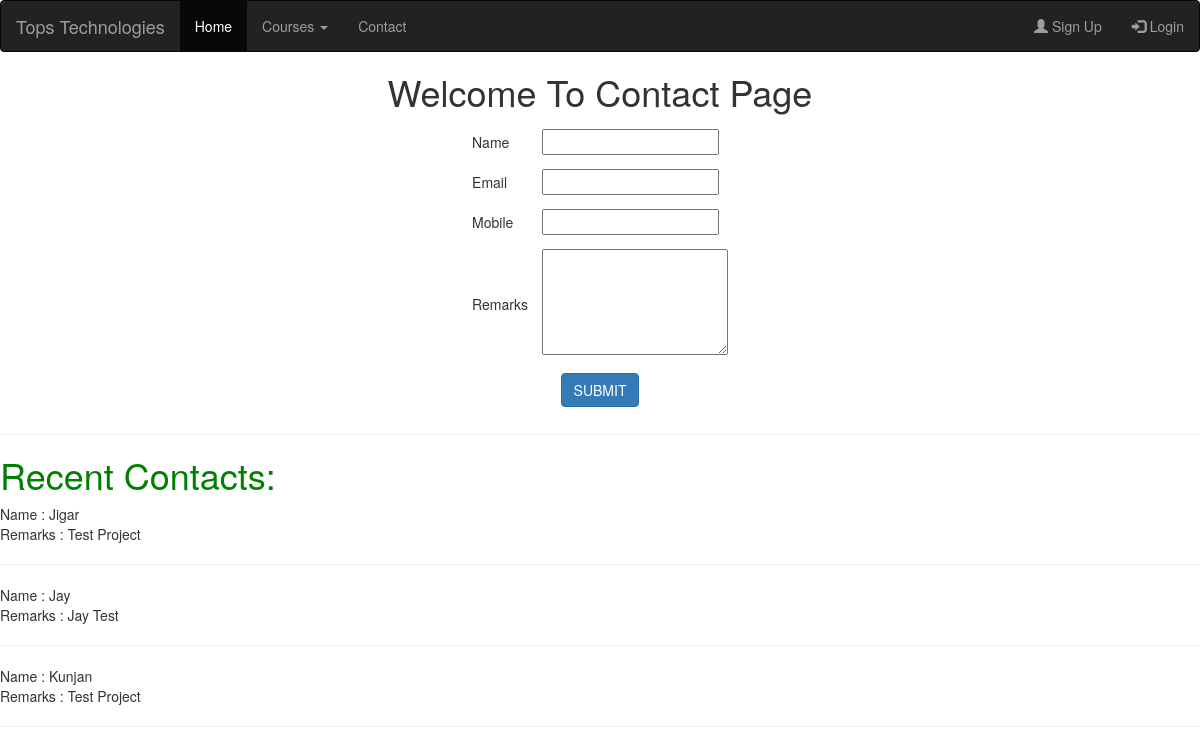
The app's page /contact/, older data.
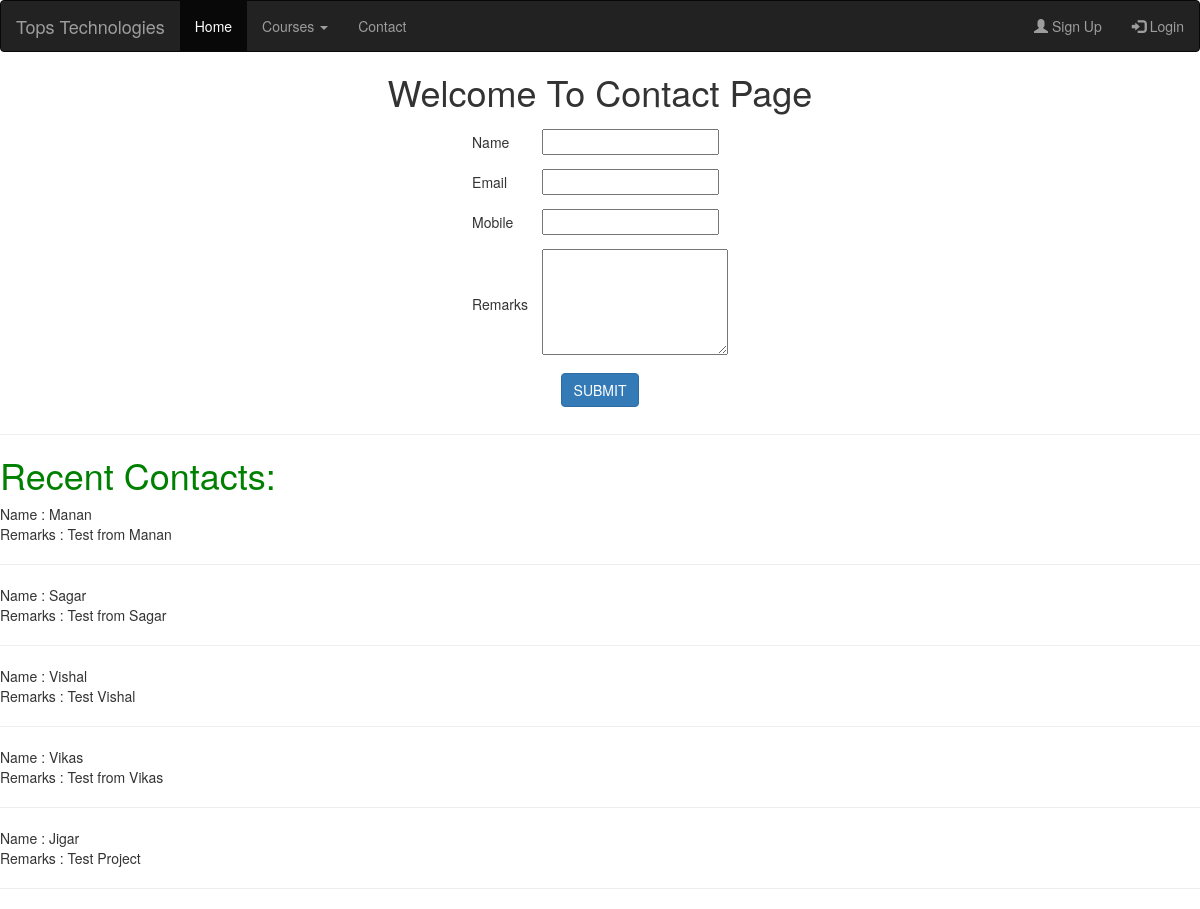
The same page, newer data.
### myapp/models.py (models this page shows, shortened)
class Contact(models.Model):
	name=models.CharField(max_length=100)
	email=models.EmailField()
	mobile=models.PositiveIntegerField()
	remarks=models.TextField()

### myapp/views.py (the view)
# urls.py: path('contact/',views.contact,name='contact'),
def contact(request):
	if request.method=="POST":
		Contact.objects.create(
				name=request.POST['name'],
				email=request.POST['email'],
				mobile=request.POST['mobile'],
				remarks=request.POST['remarks'],
			)
		contacts=Contact.objects.all().order_by("-id")[:5]
		msg="Contact Saved Successfully"
		return render(request,'contact.html',{'msg':msg,'contacts':contacts})
	else:
		contacts=Contact.objects.all().order_by("-id")[:5]
		return render(request,'contact.html',{'contacts':contacts})

### myapp/templates/contact.html (shortened to what this page needs)
{% extends 'header.html' %}
{% block content %}
<!DOCTYPE html>
<html>
<head>
</head>
<body>
	<center>
		<h1>Welcome To Contact Page</h1>
		<form method="post" action="{% url 'contact' %}">
			<table>
				<tr>
					<td>Name</td>
					<td><input type="text" name="name"></td>
				</tr>
				<tr>
					<td>Email</td>
					<td><input type="text" name="email"></td>
				</tr>
				<tr>
					<td>Mobile</td>
					<td><input type="text" name="mobile"></td>
				</tr>
				<tr>
					<td>Remarks</td>
					<td><textarea rows="5" cols="22" name="remarks"></textarea></td>
				</tr>
				<tr>
					<td colspan="2" align="center">
						<input type="submit" name="action" value="SUBMIT" class="btn btn-primary">
					</td>
				</tr>
			</table>
		</form>
	</center>
	<hr>
	<h1 style="color:green">Recent Contacts:</h1>
	{% for i in contacts %}
		Name : {{i.name}}<br>
		Remarks : {{i.remarks}}<br><hr>
	{% endfor%}
</body>
</html>
{% endblock %}

Row changes from the older to the newer data that the page shows:
no longer on this page (row unchanged): Contact: name "Jay", remarks "Jay Test"
no longer on this page (row unchanged): Contact: name "Kunjan", remarks "Test Project"
added Contact: name "Manan", remarks "Test from Manan"
added Contact: name "Sagar", remarks "Test from Sagar"
added Contact: name "Vishal", remarks "Test Vishal"
added Contact: name "Vikas", remarks "Test from Vikas"
